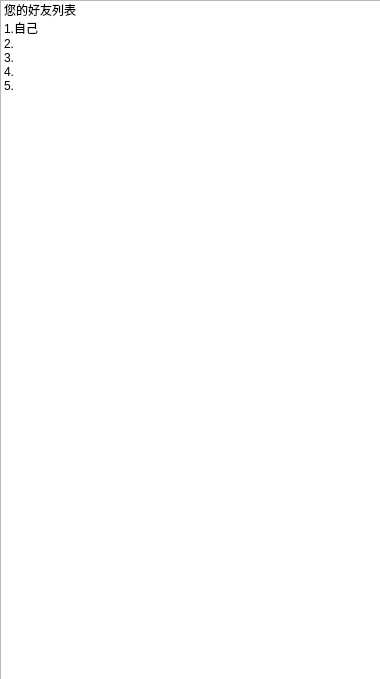
<?xml version="1.0" encoding="UTF-8"?>
<ui version="4.0">
 <class>ChatDialog</class>
 <widget class="QDialog" name="ChatDialog">
  <property name="geometry">
   <rect>
    <x>0</x>
    <y>0</y>
    <width>380</width>
    <height>679</height>
   </rect>
  </property>
  <property name="windowTitle">
   <string>Dialog</string>
  </property>
  <property name="styleSheet">
   <string notr="true">border-image: url(:/pitcure/1.PNG);</string>
  </property>
  <widget class="QListWidget" name="chatlist">
   <property name="geometry">
    <rect>
     <x>0</x>
     <y>0</y>
     <width>381</width>
     <height>701</height>
    </rect>
   </property>
   <property name="styleSheet">
    <string notr="true">border-image: url(:/pitcure/1.PNG);</string>
   </property>
   <item>
    <property name="text">
     <string>您的好友列表</string>
    </property>
   </item>
   <item>
    <property name="text">
     <string>1.自己</string>
    </property>
   </item>
   <item>
    <property name="text">
     <string>2.</string>
    </property>
   </item>
   <item>
    <property name="text">
     <string>3.</string>
    </property>
   </item>
   <item>
    <property name="text">
     <string>4.</string>
    </property>
   </item>
   <item>
    <property name="text">
     <string>5.</string>
    </property>
   </item>
  </widget>
 </widget>
 <resources/>
 <connections/>
</ui>
